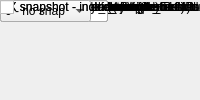
<?xml version="1.0" encoding="UTF-8"?>
<ui version="4.0">
 <class>MainWindow</class>
 <widget class="QMainWindow" name="MainWindow">
  <property name="windowTitle"><string>Forty GbE</string></property>
  <widget class="QWidget" name="centralwidget">
   <!-- NOTE: this is a simplified structural mirror of the generated
        <module>_ui.py, not a full round-trip Designer file. Regenerate
        both from the same spec if you need to edit layout by hand. -->
       <widget class="QLabel" name="label_name">
     <property name="text"><string>Block name</string></property>
    </widget>
       <widget class="QLineEdit" name="name">
     <property name="toolTip"><string>A name you choose for this block instance, e.g. to note what it's used for in this design. Shown below the block on the diagram.</string></property>
    </widget>
       <!-- tab: Core -->
       <widget class="QLabel" name="label_flavour">
     <property name="text"><string>Mezzanine card flavour</string></property>
    </widget>
       <widget class="QComboBox" name="flavour">
     <item><property name="text"><string>sfp+</string></property></item>
     <item><property name="text"><string>cx4</string></property></item>
    </widget>
       <widget class="QLabel" name="label_slot">
     <property name="text"><string>Card slot</string></property>
    </widget>
       <widget class="QComboBox" name="slot">
     <item><property name="text"><string>0</string></property></item>
     <item><property name="text"><string>1</string></property></item>
    </widget>
       <widget class="QLabel" name="label_port_r1">
     <property name="text"><string>Port</string></property>
    </widget>
       <widget class="QComboBox" name="port_r1">
     <item><property name="text"><string>0</string></property></item>
     <item><property name="text"><string>1</string></property></item>
     <item><property name="text"><string>2</string></property></item>
     <item><property name="text"><string>3</string></property></item>
    </widget>
       <widget class="QLabel" name="label_port_r2_cx4">
     <property name="text"><string>Port</string></property>
    </widget>
       <widget class="QComboBox" name="port_r2_cx4">
     <item><property name="text"><string>0</string></property></item>
     <item><property name="text"><string>1</string></property></item>
     <item><property name="text"><string>2</string></property></item>
    </widget>
       <widget class="QLabel" name="label_port_r2_sfpp">
     <property name="text"><string>Port</string></property>
    </widget>
       <widget class="QComboBox" name="port_r2_sfpp">
     <item><property name="text"><string>0</string></property></item>
     <item><property name="text"><string>1</string></property></item>
     <item><property name="text"><string>2</string></property></item>
     <item><property name="text"><string>3</string></property></item>
    </widget>
       <widget class="QLabel" name="label_port">
     <property name="text"><string>Port</string></property>
    </widget>
       <widget class="QComboBox" name="port">
     <item><property name="text"><string>0</string></property></item>
     <item><property name="text"><string>1</string></property></item>
     <item><property name="text"><string>2</string></property></item>
     <item><property name="text"><string>3</string></property></item>
    </widget>
       <widget class="QLabel" name="label_rx_dist_ram">
     <property name="text"><string>Shallow RX Fifo (Beware overruns!)</string></property>
    </widget>
       <widget class="QCheckBox" name="rx_dist_ram"/>
       <widget class="QLabel" name="label_large_frames">
     <property name="text"><string>Enable Large TX Frames (8k+512)</string></property>
    </widget>
       <widget class="QCheckBox" name="large_frames"/>
       <widget class="QLabel" name="label_input_pipeline_delay">
     <property name="text"><string>Incoming pipeline delay</string></property>
    </widget>
       <widget class="QLineEdit" name="input_pipeline_delay"/>
       <widget class="QLabel" name="label_show_param">
     <property name="text"><string>---------------------- Show Implementation Parameters -----------------------------------------------------------------------------------</string></property>
    </widget>
       <widget class="QCheckBox" name="show_param"/>
       <widget class="QLabel" name="label_pre_emph_r2">
     <property name="text"><string>Pre-emphasis (dB)</string></property>
    </widget>
       <widget class="QComboBox" name="pre_emph_r2">
     <item><property name="text"><string>0.15</string></property></item>
     <item><property name="text"><string>0.3</string></property></item>
     <item><property name="text"><string>0.45</string></property></item>
     <item><property name="text"><string>0.61</string></property></item>
     <item><property name="text"><string>0.74</string></property></item>
     <item><property name="text"><string>0.91</string></property></item>
     <item><property name="text"><string>1.07</string></property></item>
     <item><property name="text"><string>1.25</string></property></item>
     <item><property name="text"><string>1.36</string></property></item>
     <item><property name="text"><string>1.55</string></property></item>
     <item><property name="text"><string>1.74</string></property></item>
     <item><property name="text"><string>1.94</string></property></item>
     <item><property name="text"><string>2.11</string></property></item>
     <item><property name="text"><string>2.32</string></property></item>
     <item><property name="text"><string>2.54</string></property></item>
     <item><property name="text"><string>2.77</string></property></item>
    </widget>
       <widget class="QLabel" name="label_pre_emph">
     <property name="text"><string>Pre-emphasis</string></property>
    </widget>
       <widget class="QComboBox" name="pre_emph">
     <item><property name="text"><string>0</string></property></item>
     <item><property name="text"><string>1</string></property></item>
     <item><property name="text"><string>2</string></property></item>
     <item><property name="text"><string>3</string></property></item>
    </widget>
       <widget class="QLabel" name="label_post_emph_r2">
     <property name="text"><string>Post-emphasis (dB)</string></property>
    </widget>
       <widget class="QComboBox" name="post_emph_r2">
     <item><property name="text"><string>0.18</string></property></item>
     <item><property name="text"><string>0.19</string></property></item>
     <item><property name="text"><string>0.2</string></property></item>
     <item><property name="text"><string>0.39</string></property></item>
     <item><property name="text"><string>0.63</string></property></item>
     <item><property name="text"><string>0.82</string></property></item>
     <item><property name="text"><string>1.07</string></property></item>
     <item><property name="text"><string>1.32</string></property></item>
     <item><property name="text"><string>1.6</string></property></item>
     <item><property name="text"><string>1.65</string></property></item>
     <item><property name="text"><string>1.94</string></property></item>
     <item><property name="text"><string>2.21</string></property></item>
     <item><property name="text"><string>2.52</string></property></item>
     <item><property name="text"><string>2.76</string></property></item>
     <item><property name="text"><string>3.08</string></property></item>
     <item><property name="text"><string>3.41</string></property></item>
     <item><property name="text"><string>3.77</string></property></item>
     <item><property name="text"><string>3.97</string></property></item>
     <item><property name="text"><string>4.36</string></property></item>
     <item><property name="text"><string>4.73</string></property></item>
     <item><property name="text"><string>5.16</string></property></item>
     <item><property name="text"><string>5.47</string></property></item>
     <item><property name="text"><string>5.93</string></property></item>
     <item><property name="text"><string>6.38</string></property></item>
     <item><property name="text"><string>6.89</string></property></item>
    </widget>
       <widget class="QLabel" name="label_rxeqmix_r2">
     <property name="text"><string>Receive equalisation</string></property>
    </widget>
       <widget class="QComboBox" name="rxeqmix_r2">
     <item><property name="text"><string>0</string></property></item>
     <item><property name="text"><string>1</string></property></item>
     <item><property name="text"><string>2</string></property></item>
     <item><property name="text"><string>3</string></property></item>
     <item><property name="text"><string>4</string></property></item>
     <item><property name="text"><string>5</string></property></item>
     <item><property name="text"><string>6</string></property></item>
     <item><property name="text"><string>7</string></property></item>
    </widget>
       <widget class="QLabel" name="label_swing_r2">
     <property name="text"><string>Driver Swing Control (mVppd)</string></property>
    </widget>
       <widget class="QComboBox" name="swing_r2">
     <item><property name="text"><string>110</string></property></item>
     <item><property name="text"><string>210</string></property></item>
     <item><property name="text"><string>310</string></property></item>
     <item><property name="text"><string>400</string></property></item>
     <item><property name="text"><string>480</string></property></item>
     <item><property name="text"><string>570</string></property></item>
     <item><property name="text"><string>660</string></property></item>
     <item><property name="text"><string>740</string></property></item>
     <item><property name="text"><string>810</string></property></item>
     <item><property name="text"><string>880</string></property></item>
     <item><property name="text"><string>940</string></property></item>
     <item><property name="text"><string>990</string></property></item>
     <item><property name="text"><string>1040</string></property></item>
     <item><property name="text"><string>1080</string></property></item>
     <item><property name="text"><string>1110</string></property></item>
     <item><property name="text"><string>1130</string></property></item>
    </widget>
       <widget class="QLabel" name="label_swing">
     <property name="text"><string>Differential swing</string></property>
    </widget>
       <widget class="QComboBox" name="swing">
     <item><property name="text"><string>400</string></property></item>
     <item><property name="text"><string>500</string></property></item>
     <item><property name="text"><string>600</string></property></item>
     <item><property name="text"><string>700</string></property></item>
     <item><property name="text"><string>800</string></property></item>
    </widget>
       <widget class="QLabel" name="label_fab_en">
     <property name="text"><string>Enable fabric on startup</string></property>
    </widget>
       <widget class="QCheckBox" name="fab_en"/>
       <widget class="QLabel" name="label_fab_mac">
     <property name="text"><string>Fabric MAC Address</string></property>
    </widget>
       <widget class="QLineEdit" name="fab_mac"/>
       <widget class="QLabel" name="label_fab_ip">
     <property name="text"><string>Fabric IP Address</string></property>
    </widget>
       <widget class="QLineEdit" name="fab_ip"/>
       <widget class="QLabel" name="label_fab_udp">
     <property name="text"><string>Fabric UDP Port</string></property>
    </widget>
       <widget class="QLineEdit" name="fab_udp"/>
       <widget class="QLabel" name="label_fab_gate">
     <property name="text"><string>Fabric Gateway</string></property>
    </widget>
       <widget class="QLineEdit" name="fab_gate"/>
       <widget class="QLabel" name="label_cpu_rx_en">
     <property name="text"><string>Enable CPU RX</string></property>
    </widget>
       <widget class="QCheckBox" name="cpu_rx_en"/>
       <widget class="QLabel" name="label_cpu_tx_en">
     <property name="text"><string>Enable CPU TX</string></property>
    </widget>
       <widget class="QCheckBox" name="cpu_tx_en"/>
       <widget class="QLabel" name="label_ttl">
     <property name="text"><string>TTL</string></property>
    </widget>
       <widget class="QLineEdit" name="ttl"/>
       <widget class="QLabel" name="label_promisc_mode">
     <property name="text"><string>Promiscuous mode</string></property>
    </widget>
       <widget class="QCheckBox" name="promisc_mode"/>
       <!-- tab: Debug counters -->
       <widget class="QLabel" name="label_debug_ctr_width">
     <property name="text"><string>Debug counter width</string></property>
    </widget>
       <widget class="QLineEdit" name="debug_ctr_width"/>
       <widget class="QLabel" name="label_debug_en_all">
     <property name="text"><string>Enable all counters (overrides individual settings)</string></property>
    </widget>
       <widget class="QCheckBox" name="debug_en_all"/>
       <widget class="QLabel" name="label_debug_dis_all">
     <property name="text"><string>Disable all counters (overrides individual settings)</string></property>
    </widget>
       <widget class="QCheckBox" name="debug_dis_all"/>
       <widget class="QLabel" name="label_txctr">
     <property name="text"><string>TX - core_txctr</string></property>
    </widget>
       <widget class="QCheckBox" name="txctr"/>
       <widget class="QLabel" name="label_txerrctr">
     <property name="text"><string>TX packet length error - core_txerrctr</string></property>
    </widget>
       <widget class="QCheckBox" name="txerrctr"/>
       <widget class="QLabel" name="label_txerrctr_len">
     <property name="text"><string>-- expected TX packet length</string></property>
    </widget>
       <widget class="QLineEdit" name="txerrctr_len"/>
       <widget class="QLabel" name="label_txofctr">
     <property name="text"><string>TX overflow - core_txofctr</string></property>
    </widget>
       <widget class="QCheckBox" name="txofctr"/>
       <widget class="QLabel" name="label_txfullctr">
     <property name="text"><string>TX full - core_txfullctr</string></property>
    </widget>
       <widget class="QCheckBox" name="txfullctr"/>
       <widget class="QLabel" name="label_txvldctr">
     <property name="text"><string>TX valid cycle - core_txvldctr</string></property>
    </widget>
       <widget class="QCheckBox" name="txvldctr"/>
       <widget class="QLabel" name="label_txsnaplen">
     <property name="text"><string>TX snapshot length</string></property>
    </widget>
       <widget class="QComboBox" name="txsnaplen">
     <item><property name="text"><string>0 - no snap</string></property></item>
     <item><property name="text"><string>256</string></property></item>
     <item><property name="text"><string>512</string></property></item>
     <item><property name="text"><string>1024</string></property></item>
     <item><property name="text"><string>2048</string></property></item>
     <item><property name="text"><string>4096</string></property></item>
     <item><property name="text"><string>8192</string></property></item>
     <item><property name="text"><string>16384</string></property></item>
    </widget>
       <widget class="QLabel" name="label_rxctr">
     <property name="text"><string>RX - core_rxctr</string></property>
    </widget>
       <widget class="QCheckBox" name="rxctr"/>
       <widget class="QLabel" name="label_rxerrctr">
     <property name="text"><string>RX packet length error - core_rxerrctr</string></property>
    </widget>
       <widget class="QCheckBox" name="rxerrctr"/>
       <widget class="QLabel" name="label_rxerrctr_len">
     <property name="text"><string>-- expected RX packet length</string></property>
    </widget>
       <widget class="QLineEdit" name="rxerrctr_len"/>
       <widget class="QLabel" name="label_rxofctr">
     <property name="text"><string>RX overflow - core_rxofctr</string></property>
    </widget>
       <widget class="QCheckBox" name="rxofctr"/>
       <widget class="QLabel" name="label_rxbadctr">
     <property name="text"><string>RX bad - core_rxbadctr</string></property>
    </widget>
       <widget class="QCheckBox" name="rxbadctr"/>
       <widget class="QLabel" name="label_rxvldctr">
     <property name="text"><string>RX valid cycle - core_rxvldctr</string></property>
    </widget>
       <widget class="QCheckBox" name="rxvldctr"/>
       <widget class="QLabel" name="label_rxeofctr">
     <property name="text"><string>RX eof - core_rxeofctr</string></property>
    </widget>
       <widget class="QCheckBox" name="rxeofctr"/>
       <widget class="QLabel" name="label_rxsnaplen">
     <property name="text"><string>RX snapshot length</string></property>
    </widget>
       <widget class="QComboBox" name="rxsnaplen">
     <item><property name="text"><string>0 - no snap</string></property></item>
     <item><property name="text"><string>256</string></property></item>
     <item><property name="text"><string>512</string></property></item>
     <item><property name="text"><string>1024</string></property></item>
     <item><property name="text"><string>2048</string></property></item>
     <item><property name="text"><string>4096</string></property></item>
     <item><property name="text"><string>8192</string></property></item>
     <item><property name="text"><string>16384</string></property></item>
    </widget>
       <widget class="QLabel" name="label_rxsrcip">
     <property name="text"><string>RX snapshot - include source IPs</string></property>
    </widget>
       <widget class="QCheckBox" name="rxsrcip"/>
       <widget class="QLabel" name="label_rxdstip">
     <property name="text"><string>RX snapshot - include destination IPs</string></property>
    </widget>
       <widget class="QCheckBox" name="rxdstip"/>
  </widget>
 </widget>
 <resources/>
 <connections/>
</ui>
